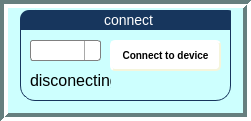
   <widget class="QFrame" name="connect_frame">
    <property name="geometry">
     <rect>
      <x>30</x>
      <y>0</y>
      <width>251</width>
      <height>121</height>
     </rect>
    </property>
    <property name="palette">
     <palette>
      <active>
       <colorrole role="WindowText">
        <brush brushstyle="SolidPattern">
         <color alpha="255">
          <red>0</red>
          <green>0</green>
          <blue>0</blue>
         </color>
        </brush>
       </colorrole>
       <colorrole role="Button">
        <brush brushstyle="SolidPattern">
         <color alpha="255">
          <red>205</red>
          <green>255</green>
          <blue>254</blue>
         </color>
        </brush>
       </colorrole>
       <colorrole role="Light">
        <brush brushstyle="SolidPattern">
         <color alpha="255">
          <red>255</red>
          <green>255</green>
          <blue>255</blue>
         </color>
        </brush>
       </colorrole>
       <colorrole role="Midlight">
        <brush brushstyle="SolidPattern">
         <color alpha="255">
          <red>230</red>
          <green>255</green>
          <blue>254</blue>
         </color>
        </brush>
       </colorrole>
       <colorrole role="Dark">
        <brush brushstyle="SolidPattern">
         <color alpha="255">
          <red>102</red>
          <green>127</green>
          <blue>127</blue>
         </color>
        </brush>
       </colorrole>
       <colorrole role="Mid">
        <brush brushstyle="SolidPattern">
         <color alpha="255">
          <red>137</red>
          <green>170</green>
          <blue>169</blue>
         </color>
        </brush>
       </colorrole>
       <colorrole role="Text">
        <brush brushstyle="SolidPattern">
         <color alpha="255">
          <red>0</red>
          <green>0</green>
          <blue>0</blue>
         </color>
        </brush>
       </colorrole>
       <colorrole role="BrightText">
        <brush brushstyle="SolidPattern">
         <color alpha="255">
          <red>255</red>
          <green>255</green>
          <blue>255</blue>
         </color>
        </brush>
       </colorrole>
       <colorrole role="ButtonText">
        <brush brushstyle="SolidPattern">
         <color alpha="255">
          <red>0</red>
          <green>0</green>
          <blue>0</blue>
         </color>
        </brush>
       </colorrole>
       <colorrole role="Base">
        <brush brushstyle="SolidPattern">
         <color alpha="255">
          <red>255</red>
          <green>255</green>
          <blue>255</blue>
         </color>
        </brush>
       </colorrole>
       <colorrole role="Window">
        <brush brushstyle="SolidPattern">
         <color alpha="255">
          <red>205</red>
          <green>255</green>
          <blue>254</blue>
         </color>
        </brush>
       </colorrole>
       <colorrole role="Shadow">
        <brush brushstyle="SolidPattern">
         <color alpha="255">
          <red>0</red>
          <green>0</green>
          <blue>0</blue>
         </color>
        </brush>
       </colorrole>
       <colorrole role="AlternateBase">
        <brush brushstyle="SolidPattern">
         <color alpha="255">
          <red>230</red>
          <green>255</green>
          <blue>254</blue>
         </color>
        </brush>
       </colorrole>
       <colorrole role="ToolTipBase">
        <brush brushstyle="SolidPattern">
         <color alpha="255">
          <red>255</red>
          <green>255</green>
          <blue>220</blue>
         </color>
        </brush>
       </colorrole>
       <colorrole role="ToolTipText">
        <brush brushstyle="SolidPattern">
         <color alpha="255">
          <red>0</red>
          <green>0</green>
          <blue>0</blue>
         </color>
        </brush>
       </colorrole>
      </active>
      <inactive>
       <colorrole role="WindowText">
        <brush brushstyle="SolidPattern">
         <color alpha="255">
          <red>0</red>
          <green>0</green>
          <blue>0</blue>
         </color>
        </brush>
       </colorrole>
       <colorrole role="Button">
        <brush brushstyle="SolidPattern">
         <color alpha="255">
          <red>205</red>
          <green>255</green>
          <blue>254</blue>
         </color>
        </brush>
       </colorrole>
       <colorrole role="Light">
        <brush brushstyle="SolidPattern">
         <color alpha="255">
          <red>255</red>
          <green>255</green>
          <blue>255</blue>
         </color>
        </brush>
       </colorrole>
       <colorrole role="Midlight">
        <brush brushstyle="SolidPattern">
         <color alpha="255">
          <red>230</red>
          <green>255</green>
          <blue>254</blue>
         </color>
        </brush>
       </colorrole>
       <colorrole role="Dark">
        <brush brushstyle="SolidPattern">
         <color alpha="255">
          <red>102</red>
          <green>127</green>
          <blue>127</blue>
         </color>
        </brush>
       </colorrole>
       <colorrole role="Mid">
        <brush brushstyle="SolidPattern">
         <color alpha="255">
          <red>137</red>
          <green>170</green>
          <blue>169</blue>
         </color>
        </brush>
       </colorrole>
       <colorrole role="Text">
        <brush brushstyle="SolidPattern">
         <color alpha="255">
          <red>0</red>
          <green>0</green>
          <blue>0</blue>
         </color>
        </brush>
       </colorrole>
       <colorrole role="BrightText">
        <brush brushstyle="SolidPattern">
         <color alpha="255">
          <red>255</red>
          <green>255</green>
          <blue>255</blue>
         </color>
        </brush>
       </colorrole>
       <colorrole role="ButtonText">
        <brush brushstyle="SolidPattern">
         <color alpha="255">
          <red>0</red>
          <green>0</green>
          <blue>0</blue>
         </color>
        </brush>
       </colorrole>
       <colorrole role="Base">
        <brush brushstyle="SolidPattern">
         <color alpha="255">
          <red>255</red>
          <green>255</green>
          <blue>255</blue>
         </color>
        </brush>
       </colorrole>
       <colorrole role="Window">
        <brush brushstyle="SolidPattern">
         <color alpha="255">
          <red>205</red>
          <green>255</green>
          <blue>254</blue>
         </color>
        </brush>
       </colorrole>
       <colorrole role="Shadow">
        <brush brushstyle="SolidPattern">
         <color alpha="255">
          <red>0</red>
          <green>0</green>
          <blue>0</blue>
         </color>
        </brush>
       </colorrole>
       <colorrole role="AlternateBase">
        <brush brushstyle="SolidPattern">
         <color alpha="255">
          <red>230</red>
          <green>255</green>
          <blue>254</blue>
         </color>
        </brush>
       </colorrole>
       <colorrole role="ToolTipBase">
        <brush brushstyle="SolidPattern">
         <color alpha="255">
          <red>255</red>
          <green>255</green>
          <blue>220</blue>
         </color>
        </brush>
       </colorrole>
       <colorrole role="ToolTipText">
        <brush brushstyle="SolidPattern">
         <color alpha="255">
          <red>0</red>
          <green>0</green>
          <blue>0</blue>
         </color>
        </brush>
       </colorrole>
      </inactive>
      <disabled>
       <colorrole role="WindowText">
        <brush brushstyle="SolidPattern">
         <color alpha="255">
          <red>102</red>
          <green>127</green>
          <blue>127</blue>
         </color>
        </brush>
       </colorrole>
       <colorrole role="Button">
        <brush brushstyle="SolidPattern">
         <color alpha="255">
          <red>205</red>
          <green>255</green>
          <blue>254</blue>
         </color>
        </brush>
       </colorrole>
       <colorrole role="Light">
        <brush brushstyle="SolidPattern">
         <color alpha="255">
          <red>255</red>
          <green>255</green>
          <blue>255</blue>
         </color>
        </brush>
       </colorrole>
       <colorrole role="Midlight">
        <brush brushstyle="SolidPattern">
         <color alpha="255">
          <red>230</red>
          <green>255</green>
          <blue>254</blue>
         </color>
        </brush>
       </colorrole>
       <colorrole role="Dark">
        <brush brushstyle="SolidPattern">
         <color alpha="255">
          <red>102</red>
          <green>127</green>
          <blue>127</blue>
         </color>
        </brush>
       </colorrole>
       <colorrole role="Mid">
        <brush brushstyle="SolidPattern">
         <color alpha="255">
          <red>137</red>
          <green>170</green>
          <blue>169</blue>
         </color>
        </brush>
       </colorrole>
       <colorrole role="Text">
        <brush brushstyle="SolidPattern">
         <color alpha="255">
          <red>102</red>
          <green>127</green>
          <blue>127</blue>
         </color>
        </brush>
       </colorrole>
       <colorrole role="BrightText">
        <brush brushstyle="SolidPattern">
         <color alpha="255">
          <red>255</red>
          <green>255</green>
          <blue>255</blue>
         </color>
        </brush>
       </colorrole>
       <colorrole role="ButtonText">
        <brush brushstyle="SolidPattern">
         <color alpha="255">
          <red>102</red>
          <green>127</green>
          <blue>127</blue>
         </color>
        </brush>
       </colorrole>
       <colorrole role="Base">
        <brush brushstyle="SolidPattern">
         <color alpha="255">
          <red>205</red>
          <green>255</green>
          <blue>254</blue>
         </color>
        </brush>
       </colorrole>
       <colorrole role="Window">
        <brush brushstyle="SolidPattern">
         <color alpha="255">
          <red>205</red>
          <green>255</green>
          <blue>254</blue>
         </color>
        </brush>
       </colorrole>
       <colorrole role="Shadow">
        <brush brushstyle="SolidPattern">
         <color alpha="255">
          <red>0</red>
          <green>0</green>
          <blue>0</blue>
         </color>
        </brush>
       </colorrole>
       <colorrole role="AlternateBase">
        <brush brushstyle="SolidPattern">
         <color alpha="255">
          <red>205</red>
          <green>255</green>
          <blue>254</blue>
         </color>
        </brush>
       </colorrole>
       <colorrole role="ToolTipBase">
        <brush brushstyle="SolidPattern">
         <color alpha="255">
          <red>255</red>
          <green>255</green>
          <blue>220</blue>
         </color>
        </brush>
       </colorrole>
       <colorrole role="ToolTipText">
        <brush brushstyle="SolidPattern">
         <color alpha="255">
          <red>0</red>
          <green>0</green>
          <blue>0</blue>
         </color>
        </brush>
       </colorrole>
      </disabled>
     </palette>
    </property>
    <property name="autoFillBackground">
     <bool>true</bool>
    </property>
    <property name="frameShape">
     <enum>QFrame::Box</enum>
    </property>
    <property name="frameShadow">
     <enum>QFrame::Sunken</enum>
    </property>
    <property name="lineWidth">
     <number>4</number>
    </property>
    <widget class="QGroupBox" name="connect_groupbox">
     <property name="geometry">
      <rect>
       <x>20</x>
       <y>-10</y>
       <width>211</width>
       <height>111</height>
      </rect>
     </property>
     <property name="palette">
      <palette>
       <active>
        <colorrole role="WindowText">
         <brush brushstyle="SolidPattern">
          <color alpha="255">
           <red>0</red>
           <green>0</green>
           <blue>0</blue>
          </color>
         </brush>
        </colorrole>
        <colorrole role="Button">
         <brush brushstyle="SolidPattern">
          <color alpha="255">
           <red>0</red>
           <green>247</green>
           <blue>247</blue>
          </color>
         </brush>
        </colorrole>
        <colorrole role="Light">
         <brush brushstyle="SolidPattern">
          <color alpha="255">
           <red>115</red>
           <green>255</green>
           <blue>255</blue>
          </color>
         </brush>
        </colorrole>
        <colorrole role="Midlight">
         <brush brushstyle="SolidPattern">
          <color alpha="255">
           <red>57</red>
           <green>251</green>
           <blue>251</blue>
          </color>
         </brush>
        </colorrole>
        <colorrole role="Dark">
         <brush brushstyle="SolidPattern">
          <color alpha="255">
           <red>0</red>
           <green>123</green>
           <blue>123</blue>
          </color>
         </brush>
        </colorrole>
        <colorrole role="Mid">
         <brush brushstyle="SolidPattern">
          <color alpha="255">
           <red>0</red>
           <green>165</green>
           <blue>165</blue>
          </color>
         </brush>
        </colorrole>
        <colorrole role="Text">
         <brush brushstyle="SolidPattern">
          <color alpha="255">
           <red>0</red>
           <green>0</green>
           <blue>0</blue>
          </color>
         </brush>
        </colorrole>
        <colorrole role="BrightText">
         <brush brushstyle="SolidPattern">
          <color alpha="255">
           <red>255</red>
           <green>255</green>
           <blue>255</blue>
          </color>
         </brush>
        </colorrole>
        <colorrole role="ButtonText">
         <brush brushstyle="SolidPattern">
          <color alpha="255">
           <red>0</red>
           <green>0</green>
           <blue>0</blue>
          </color>
         </brush>
        </colorrole>
        <colorrole role="Base">
         <brush brushstyle="SolidPattern">
          <color alpha="255">
           <red>255</red>
           <green>255</green>
           <blue>255</blue>
          </color>
         </brush>
        </colorrole>
        <colorrole role="Window">
         <brush brushstyle="SolidPattern">
          <color alpha="255">
           <red>0</red>
           <green>247</green>
           <blue>247</blue>
          </color>
         </brush>
        </colorrole>
        <colorrole role="Shadow">
         <brush brushstyle="SolidPattern">
          <color alpha="255">
           <red>0</red>
           <green>0</green>
           <blue>0</blue>
          </color>
         </brush>
        </colorrole>
        <colorrole role="AlternateBase">
         <brush brushstyle="SolidPattern">
          <color alpha="255">
           <red>127</red>
           <green>251</green>
           <blue>251</blue>
          </color>
         </brush>
        </colorrole>
        <colorrole role="ToolTipBase">
         <brush brushstyle="SolidPattern">
          <color alpha="255">
           <red>255</red>
           <green>255</green>
           <blue>220</blue>
          </color>
         </brush>
        </colorrole>
        <colorrole role="ToolTipText">
         <brush brushstyle="SolidPattern">
          <color alpha="255">
           <red>0</red>
           <green>0</green>
           <blue>0</blue>
          </color>
         </brush>
        </colorrole>
       </active>
       <inactive>
        <colorrole role="WindowText">
         <brush brushstyle="SolidPattern">
          <color alpha="255">
           <red>0</red>
           <green>0</green>
           <blue>0</blue>
          </color>
         </brush>
        </colorrole>
        <colorrole role="Button">
         <brush brushstyle="SolidPattern">
          <color alpha="255">
           <red>0</red>
           <green>247</green>
           <blue>247</blue>
          </color>
         </brush>
        </colorrole>
        <colorrole role="Light">
         <brush brushstyle="SolidPattern">
          <color alpha="255">
           <red>115</red>
           <green>255</green>
           <blue>255</blue>
          </color>
         </brush>
        </colorrole>
        <colorrole role="Midlight">
         <brush brushstyle="SolidPattern">
          <color alpha="255">
           <red>57</red>
           <green>251</green>
           <blue>251</blue>
          </color>
         </brush>
        </colorrole>
        <colorrole role="Dark">
         <brush brushstyle="SolidPattern">
          <color alpha="255">
           <red>0</red>
           <green>123</green>
           <blue>123</blue>
          </color>
         </brush>
        </colorrole>
        <colorrole role="Mid">
         <brush brushstyle="SolidPattern">
          <color alpha="255">
           <red>0</red>
           <green>165</green>
           <blue>165</blue>
          </color>
         </brush>
        </colorrole>
        <colorrole role="Text">
         <brush brushstyle="SolidPattern">
          <color alpha="255">
           <red>0</red>
           <green>0</green>
           <blue>0</blue>
          </color>
         </brush>
        </colorrole>
        <colorrole role="BrightText">
         <brush brushstyle="SolidPattern">
          <color alpha="255">
           <red>255</red>
           <green>255</green>
           <blue>255</blue>
          </color>
         </brush>
        </colorrole>
        <colorrole role="ButtonText">
         <brush brushstyle="SolidPattern">
          <color alpha="255">
           <red>0</red>
           <green>0</green>
           <blue>0</blue>
          </color>
         </brush>
        </colorrole>
        <colorrole role="Base">
         <brush brushstyle="SolidPattern">
          <color alpha="255">
           <red>255</red>
           <green>255</green>
           <blue>255</blue>
          </color>
         </brush>
        </colorrole>
        <colorrole role="Window">
         <brush brushstyle="SolidPattern">
          <color alpha="255">
           <red>0</red>
           <green>247</green>
           <blue>247</blue>
          </color>
         </brush>
        </colorrole>
        <colorrole role="Shadow">
         <brush brushstyle="SolidPattern">
          <color alpha="255">
           <red>0</red>
           <green>0</green>
           <blue>0</blue>
          </color>
         </brush>
        </colorrole>
        <colorrole role="AlternateBase">
         <brush brushstyle="SolidPattern">
          <color alpha="255">
           <red>127</red>
           <green>251</green>
           <blue>251</blue>
          </color>
         </brush>
        </colorrole>
        <colorrole role="ToolTipBase">
         <brush brushstyle="SolidPattern">
          <color alpha="255">
           <red>255</red>
           <green>255</green>
           <blue>220</blue>
          </color>
         </brush>
        </colorrole>
        <colorrole role="ToolTipText">
         <brush brushstyle="SolidPattern">
          <color alpha="255">
           <red>0</red>
           <green>0</green>
           <blue>0</blue>
          </color>
         </brush>
        </colorrole>
       </inactive>
       <disabled>
        <colorrole role="WindowText">
         <brush brushstyle="SolidPattern">
          <color alpha="255">
           <red>0</red>
           <green>123</green>
           <blue>123</blue>
          </color>
         </brush>
        </colorrole>
        <colorrole role="Button">
         <brush brushstyle="SolidPattern">
          <color alpha="255">
           <red>0</red>
           <green>247</green>
           <blue>247</blue>
          </color>
         </brush>
        </colorrole>
        <colorrole role="Light">
         <brush brushstyle="SolidPattern">
          <color alpha="255">
           <red>115</red>
           <green>255</green>
           <blue>255</blue>
          </color>
         </brush>
        </colorrole>
        <colorrole role="Midlight">
         <brush brushstyle="SolidPattern">
          <color alpha="255">
           <red>57</red>
           <green>251</green>
           <blue>251</blue>
          </color>
         </brush>
        </colorrole>
        <colorrole role="Dark">
         <brush brushstyle="SolidPattern">
          <color alpha="255">
           <red>0</red>
           <green>123</green>
           <blue>123</blue>
          </color>
         </brush>
        </colorrole>
        <colorrole role="Mid">
         <brush brushstyle="SolidPattern">
          <color alpha="255">
           <red>0</red>
           <green>165</green>
           <blue>165</blue>
          </color>
         </brush>
        </colorrole>
        <colorrole role="Text">
         <brush brushstyle="SolidPattern">
          <color alpha="255">
           <red>0</red>
           <green>123</green>
           <blue>123</blue>
          </color>
         </brush>
        </colorrole>
        <colorrole role="BrightText">
         <brush brushstyle="SolidPattern">
          <color alpha="255">
           <red>255</red>
           <green>255</green>
           <blue>255</blue>
          </color>
         </brush>
        </colorrole>
        <colorrole role="ButtonText">
         <brush brushstyle="SolidPattern">
          <color alpha="255">
           <red>0</red>
           <green>123</green>
           <blue>123</blue>
          </color>
         </brush>
        </colorrole>
        <colorrole role="Base">
         <brush brushstyle="SolidPattern">
          <color alpha="255">
           <red>0</red>
           <green>247</green>
           <blue>247</blue>
          </color>
         </brush>
        </colorrole>
        <colorrole role="Window">
         <brush brushstyle="SolidPattern">
          <color alpha="255">
           <red>0</red>
           <green>247</green>
           <blue>247</blue>
          </color>
         </brush>
        </colorrole>
        <colorrole role="Shadow">
         <brush brushstyle="SolidPattern">
          <color alpha="255">
           <red>0</red>
           <green>0</green>
           <blue>0</blue>
          </color>
         </brush>
        </colorrole>
        <colorrole role="AlternateBase">
         <brush brushstyle="SolidPattern">
          <color alpha="255">
           <red>0</red>
           <green>247</green>
           <blue>247</blue>
          </color>
         </brush>
        </colorrole>
        <colorrole role="ToolTipBase">
         <brush brushstyle="SolidPattern">
          <color alpha="255">
           <red>255</red>
           <green>255</green>
           <blue>220</blue>
          </color>
         </brush>
        </colorrole>
        <colorrole role="ToolTipText">
         <brush brushstyle="SolidPattern">
          <color alpha="255">
           <red>0</red>
           <green>0</green>
           <blue>0</blue>
          </color>
         </brush>
        </colorrole>
       </disabled>
      </palette>
     </property>
     <property name="autoFillBackground">
      <bool>false</bool>
     </property>
     <property name="styleSheet">
      <string notr="true">QGroupBox {
border: 1px solid gray;
border-color: #FF17365D;
margin-top: 20px;
font-size: 14px;
border-radius: 15px;
}
QGroupBox::title {
border-top-left-radius: 9px;
border-top-right-radius: 9px;
padding: 2px 82px;
background-color: #FF17365D;
color: rgb(255, 255, 255);
}</string>
     </property>
     <property name="title">
      <string>connect</string>
     </property>
     <property name="flat">
      <bool>true</bool>
     </property>
     <widget class="QComboBox" name="list_com_connect">
      <property name="geometry">
       <rect>
        <x>10</x>
        <y>50</y>
        <width>71</width>
        <height>21</height>
       </rect>
      </property>
      <property name="styleSheet">
       <string notr="true">QComboBox {
    border: 1px solid gray;
    border-radius: 3px;
    padding: 1px 18px 1px 3px;
    min-width: 3em;
}

QComboBox:editable {
    background: white;
}

QComboBox:!editable, QComboBox::drop-down:editable {
     background: qlineargradient(x1: 0, y1: 0, x2: 0, y2: 1,
                                 stop: 0 #E1E1E1, stop: 0.4 #DDDDDD,
                                 stop: 0.5 #D8D8D8, stop: 1.0 #D3D3D3);
}

/* QComboBox gets the &quot;on&quot; state when the popup is open */
QComboBox:!editable:on, QComboBox::drop-down:editable:on {
    background: qlineargradient(x1: 0, y1: 0, x2: 0, y2: 1,
                                stop: 0 #D3D3D3, stop: 0.4 #D8D8D8,
                                stop: 0.5 #DDDDDD, stop: 1.0 #E1E1E1);
}

QComboBox:on { /* shift the text when the popup opens */
    padding-top: 3px;
    padding-left: 4px;
}

QComboBox::drop-down {
    subcontrol-origin: padding;
    subcontrol-position: top right;
    width: 15px;

    border-left-width: 1px;
    border-left-color: darkgray;
    border-left-style: solid; /* just a single line */
    border-top-right-radius: 3px; /* same radius as the QComboBox */
    border-bottom-right-radius: 3px;
}

</string>
      </property>
      <property name="frame">
       <bool>true</bool>
      </property>
     </widget>
     <widget class="QPushButton" name="Connect_to_device">
      <property name="geometry">
       <rect>
        <x>90</x>
        <y>50</y>
        <width>111</width>
        <height>31</height>
       </rect>
      </property>
      <property name="styleSheet">
       <string notr="true">QPushButton {
    background-color: white;
    border-style: outset;
    border-width: 2px;
    border-radius: 5px;
    border-color: beige;
    font: bold 10px;
    min-width: 5em;
    padding: 6px;
}
QPushButton:pressed {
    background-color: rgb(230,200,50);
    border-style: inset;
}</string>
      </property>
      <property name="text">
       <string>Connect to device</string>
      </property>
     </widget>
     <widget class="QLabel" name="conditions_connections">
      <property name="geometry">
       <rect>
        <x>10</x>
        <y>80</y>
        <width>81</width>
        <height>21</height>
       </rect>
      </property>
      <property name="styleSheet">
       <string notr="true"/>
      </property>
      <property name="frameShape">
       <enum>QFrame::NoFrame</enum>
      </property>
      <property name="frameShadow">
       <enum>QFrame::Plain</enum>
      </property>
      <property name="lineWidth">
       <number>6</number>
      </property>
      <property name="midLineWidth">
       <number>4</number>
      </property>
      <property name="text">
       <string>&lt;html&gt;&lt;head/&gt;&lt;body&gt;&lt;p&gt;&lt;span style=&quot; font-size:12pt;&quot;&gt;disconecting&lt;/span&gt;&lt;/p&gt;&lt;/body&gt;&lt;/html&gt;</string>
      </property>
      <property name="textFormat">
       <enum>Qt::RichText</enum>
      </property>
     </widget>
    </widget>
   </widget>
